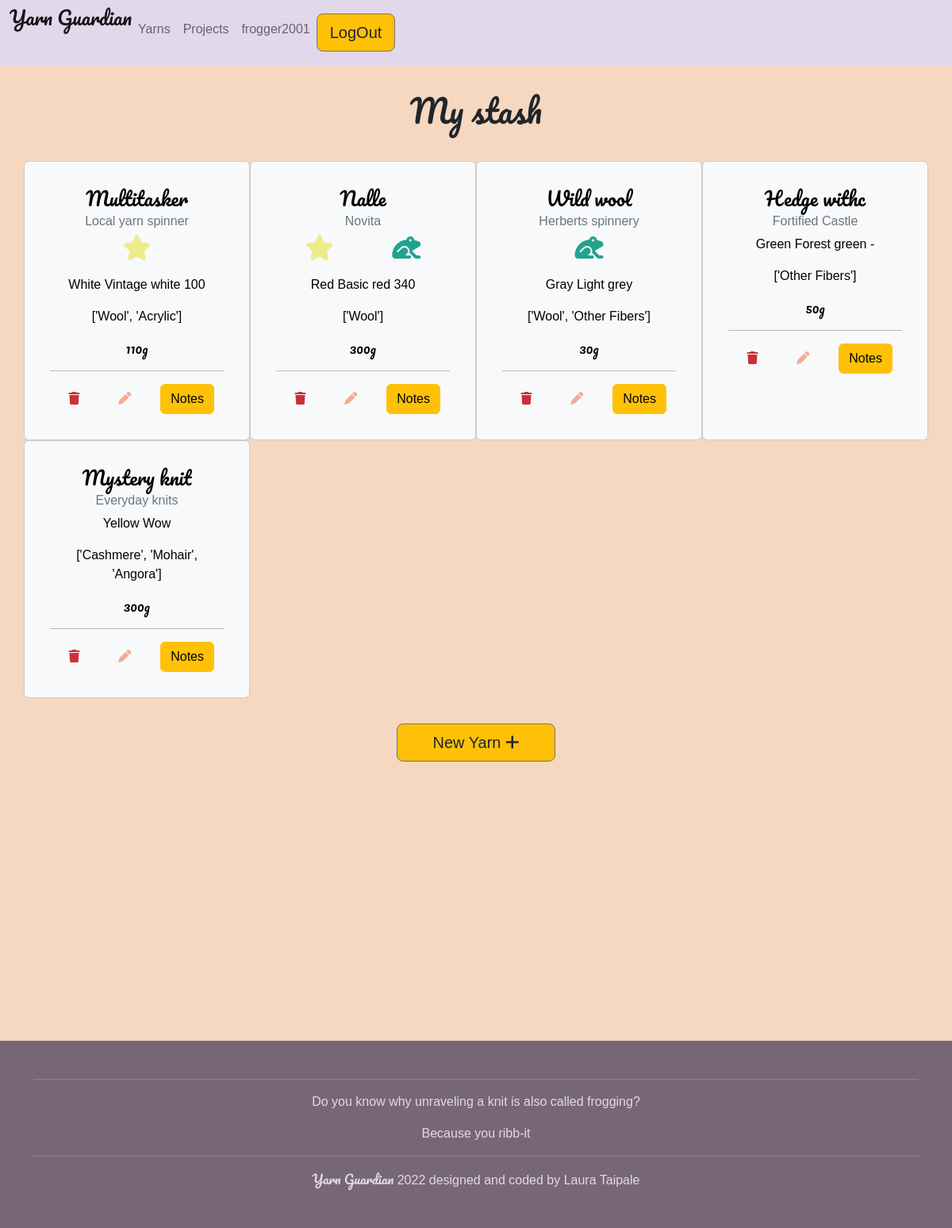
The app's page /get_stash (signed in) with its own data.
### stash/models.py (models this page shows, shortened)
class Yarn(models.Model):
    name = models.CharField(max_length=50, null=True, blank=False,
                            verbose_name=u"Name of the Yarn")
    body = models.TextField(blank=True, verbose_name=u"Notes about the yarn")
    user = models.ForeignKey(User, on_delete=models.CASCADE, default='')
    producer = models.CharField(max_length=50, verbose_name=u"Producer's name")
    color_group = models.CharField(
        max_length=10, blank=True, default='')
    color_name = models.CharField(
        max_length=50, blank=True, default='',
        verbose_name=u"Color name")
    color_code = models.CharField(
        max_length=6, blank=True, default='',
        verbose_name=u"Producer's color code")
    amount = models.IntegerField(null=True, blank=True, default='',
                                 verbose_name=u"How much yarn you have? (g)")
    weight = models.CharField(max_length=11, blank=True, default='')
    material = models.CharField(max_length=100, null=True, blank=True)
    favorite = models.BooleanField(blank=True, default=False)
    frogged = models.BooleanField(blank=True, default=False)

### stash/views.py (the view)
# urls.py: path('get_stash', views.get_stash, name='get_stash'),
def get_stash(request):
    yarns = Yarn.objects.filter(user=request.user).order_by('-favorite')
    context = {
        'yarns': yarns
    }
    return render(request, 'stash/stash_board.html', context)

### templates/stash/stash_board.html (shortened to what this page needs)
{% extends "base.html" %}
{% block content %}
{% if user.is_authenticated %}
    <div id="my-stash" class="peach-bg">
        <h1 class="special-font text-center extra-fluff">My stash</h1>
        <div class="container">
            <div class="row">
            {% for yarn in yarns %}
                <div class="col-12 col-md-6 col-xl-3 card text-bg-light">
                    {% if yarn.amount == 0 %}
                    <div class="card-body text-bg-secondary">
                    {% else %}
                    <div class="card-body">
                    {% endif %}
                        <div class=" card-body container">
                            <div class="row text-center">
                                <div class="col-12">
                                    <h4 class="card-title special-font">{{ yarn.name }}</h4>
                                </div>
                                <div>
                                    <h6 class="card-subtitle mb-2 text-muted">{{ yarn.producer }}</h6>
                                </div>
                            </div>
                            <div class="row text-center">
                                {% if yarn.favorite == True %}
                                <div class="col">
                                    <p><i class="fa-solid fa-star star-color fa-2x"></i></p>
                                </div>
                                {% endif %}
                                {% if yarn.frogged == True %}
                                <div class="col">
                                    <p><i class="fa-solid fa-frog frog-color fa-2x"></i></p>
                                </div>
                                {% endif %}
                            </div>
                            <div class="row text-center">
                                <p class="card-text">{{ yarn.color_group }} {{ yarn.color_name }} {{ yarn.color_code }}</p>
                                <p class="card-text">{{ yarn.material }}</p>
                                {% if yarn.amount == None %}
                                <p class="card-text special-font"> -- g</p>
                                {% else %}
                                <p class="card-text special-font">{{ yarn.amount }}g</p>
                                {% endif %}
                                <hr>
                            </div>
                            <div class="row">
                                <div class="col btn">
                                    <a href="/delete_yarn/{{ yarn.id }}">
                                        <i class="fa-solid fa-trash trash-red"></i>
                                    </a>
                                </div>
                                <div class="col">
                                    <a class="btn" href="/edit_yarn/{{ yarn.id }}">
                                        <i class="fa-solid fa-pen note-red"></i>
                                    </a>
                                </div>
                                <div class="col">
                                    <button type="button" class="btn btn-warning"
                                    data-toggle="modal" data-target="#yarnModal" data-yarn-name="{{ yarn.name }}" data-yarn-body="{{ yarn.body }}">
                                        Notes
                                    </button>
                                </div>
                            </div>
                        </div>
                    </div>
                </div>
                {% endfor %}
                </div>
            </div>
            <div class="d-grid col-2 mx-auto extra-fluff">
                <a class="text-decoration-none text-dark btn btn-warning btn-outline-secondary btn-lg" href="/add_yarn">New Yarn <i class="fa-solid fa-plus"></i></a>
            </div>
        </div>
    </div>
{% else %}
    <p>Please login to start using Yarn Guardian!</p>
{% endif %}
{% endblock %}

### templates/base.html (shortened to what this page needs)
<!DOCTYPE html>
{% load static %}
<html lang="en">
<head>
    <link rel="stylesheet"
        href="https://cdn.jsdelivr.net/npm/bootstrap@5.2.2/dist/css/bootstrap.min.css">
    <link rel="stylesheet" href="{% static 'style.css' %}" type="text/css">
</head>
<body>
    {% if user.is_authenticated %}
    <div class=" container-fluid sticky-top" style="background-color: #E2D8EC;">
        <nav class="navbar navbar-expand-lg navbar-light">
            <div class="row">
                <div class="col-5">
                    <a class="navbar-brand special-font" href="{% url 'home' %}"><h4>Yarn Guardian</h4></a>
                </div>
            </div>
            <div class="row justify-content-between">
                <div class="col-5">
                    <div class="collapse navbar-collapse" id="navbarNavAltMarkup">
                        <div class="navbar-nav">
                            <a class="nav-item nav-link" aria-label="Yarn stash" href="{% url 'get_stash' %}">Yarns</a>
                            <a class="nav-item nav-link" aria-label="Project page" href="{% url 'get_projects' %}">Projects</a>
                            <a class="nav-item nav-link" aria-label="Your userpage" href="{% url 'user_page' %}">{{ user.username }}</a>
                            <a class="text-decoration-none text-dark btn btn-warning btn-outline-secondary btn-lg" aria-label="Log out from app" href="{% url 'account_logout' %}">LogOut</a>
                        </div>
                    </div>
                </div>
            </div>
        </nav>
    </div>
    {% endif %}
    <div>
    {% block content %}{% endblock content %}
    <footer>
        <div class="container mx-auto extra-fluff text-center">
            <div class="row">
                <div class="col">
                    <hr>
                    <p>Do you know why unraveling a knit is also called frogging?</p>
                    <p>Because you ribb-it</p>
                    <hr>
                    <p><span class="special-font">Yarn Guardian</span> 2022 designed and coded by Laura Taipale</p>
                </div>
            </div>
        </div>
    </footer>
</body>
</html>

### static/style.css (style rules this page uses)
body { font-family: 'Titillum Web', sans-serif; }
footer { background-color: #776674; color:#E2D8EC; }
#my-stash { padding-bottom: 20rem; }
.special-font { font-family: 'Pacifico', sans-serif; }
.extra-fluff { padding-top: 2rem; padding-bottom: 2rem; }
.peach-bg { background: #F6D7C0; }
.frog-color { color: #21A48F; }
.star-color { color: #EEEB8B; }
.note-red { color: #F3AC94; }
.trash-red { color: #CA3037; }

### records on screen
Yarn: name "Multitasker", producer "Local yarn spinner", favorite True (drawn), color_group "White", color_name "Vintage white", color_code "100", material "['Wool', 'Acrylic']", amount "110"
Yarn: name "Nalle", producer "Novita", favorite True (drawn), frogged True (drawn), color_group "Red", color_name "Basic red", color_code "340", material "['Wool']", amount "300"
Yarn: name "Wild wool", producer "Herberts spinnery", frogged True (drawn), color_group "Gray", color_name "Light grey", material "['Wool', 'Other Fibers']", amount "30"
Yarn: name "Hedge withc", producer "Fortified Castle", color_group "Green", color_name "Forest green", color_code "-", material "['Other Fibers']", amount "50"
Yarn: name "Mystery knit", producer "Everyday knits", color_group "Yellow", color_name "Wow", material "['Cashmere', 'Mohair', 'Angora']", amount "300"

### other values on screen
{{ user.username }} "frogger2001"
